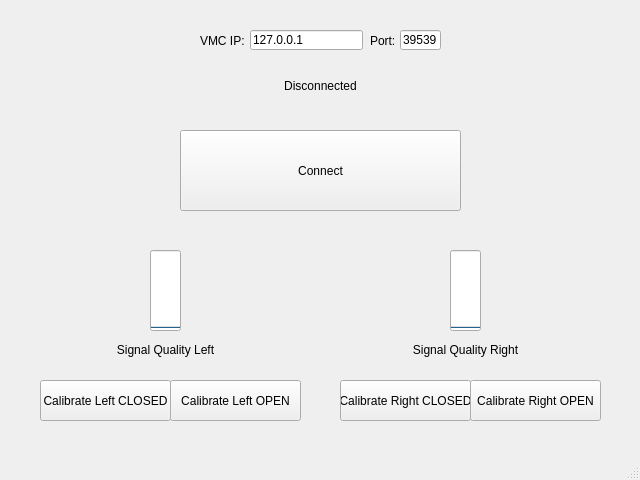
<?xml version="1.0" encoding="UTF-8"?>
<ui version="4.0">
 <class>MainWindow</class>
 <widget class="QMainWindow" name="MainWindow">
  <property name="geometry">
   <rect>
    <x>0</x>
    <y>0</y>
    <width>640</width>
    <height>480</height>
   </rect>
  </property>
  <property name="windowTitle">
   <string>MainWindow</string>
  </property>
  <widget class="QWidget" name="centralwidget">
   <widget class="QPushButton" name="connectButton">
    <property name="geometry">
     <rect>
      <x>180</x>
      <y>130</y>
      <width>281</width>
      <height>81</height>
     </rect>
    </property>
    <property name="text">
     <string>Connect</string>
    </property>
   </widget>
   <widget class="QLabel" name="statusLabel">
    <property name="geometry">
     <rect>
      <x>180</x>
      <y>60</y>
      <width>281</width>
      <height>51</height>
     </rect>
    </property>
    <property name="text">
     <string>Disconnected</string>
    </property>
    <property name="alignment">
     <set>Qt::AlignCenter</set>
    </property>
   </widget>
   <widget class="QPushButton" name="calibrateClosedButtonR">
    <property name="geometry">
     <rect>
      <x>340</x>
      <y>380</y>
      <width>131</width>
      <height>41</height>
     </rect>
    </property>
    <property name="text">
     <string>Calibrate Right CLOSED</string>
    </property>
   </widget>
   <widget class="QPushButton" name="calibrateOpenButtonR">
    <property name="geometry">
     <rect>
      <x>470</x>
      <y>380</y>
      <width>131</width>
      <height>41</height>
     </rect>
    </property>
    <property name="text">
     <string>Calibrate Right OPEN</string>
    </property>
   </widget>
   <widget class="QProgressBar" name="signalBarRight">
    <property name="geometry">
     <rect>
      <x>450</x>
      <y>250</y>
      <width>31</width>
      <height>81</height>
     </rect>
    </property>
    <property name="value">
     <number>0</number>
    </property>
    <property name="alignment">
     <set>Qt::AlignCenter</set>
    </property>
    <property name="textVisible">
     <bool>false</bool>
    </property>
    <property name="orientation">
     <enum>Qt::Vertical</enum>
    </property>
    <property name="invertedAppearance">
     <bool>false</bool>
    </property>
    <property name="textDirection">
     <enum>QProgressBar::BottomToTop</enum>
    </property>
    <property name="format">
     <string/>
    </property>
   </widget>
   <widget class="QLabel" name="label">
    <property name="geometry">
     <rect>
      <x>410</x>
      <y>340</y>
      <width>111</width>
      <height>20</height>
     </rect>
    </property>
    <property name="text">
     <string>Signal Quality Right</string>
    </property>
    <property name="alignment">
     <set>Qt::AlignCenter</set>
    </property>
   </widget>
   <widget class="QLabel" name="label_2">
    <property name="geometry">
     <rect>
      <x>370</x>
      <y>30</y>
      <width>47</width>
      <height>21</height>
     </rect>
    </property>
    <property name="text">
     <string>Port:</string>
    </property>
   </widget>
   <widget class="QLabel" name="label_3">
    <property name="geometry">
     <rect>
      <x>200</x>
      <y>30</y>
      <width>47</width>
      <height>21</height>
     </rect>
    </property>
    <property name="text">
     <string>VMC IP:</string>
    </property>
   </widget>
   <widget class="QLineEdit" name="vmcIpEdit">
    <property name="geometry">
     <rect>
      <x>250</x>
      <y>30</y>
      <width>113</width>
      <height>20</height>
     </rect>
    </property>
    <property name="text">
     <string>127.0.0.1</string>
    </property>
    <property name="maxLength">
     <number>255</number>
    </property>
   </widget>
   <widget class="QLineEdit" name="vmcPortEdit">
    <property name="geometry">
     <rect>
      <x>400</x>
      <y>30</y>
      <width>41</width>
      <height>20</height>
     </rect>
    </property>
    <property name="text">
     <string>39539</string>
    </property>
    <property name="maxLength">
     <number>255</number>
    </property>
   </widget>
   <widget class="QPushButton" name="calibrateOpenButtonL">
    <property name="geometry">
     <rect>
      <x>170</x>
      <y>380</y>
      <width>131</width>
      <height>41</height>
     </rect>
    </property>
    <property name="text">
     <string>Calibrate Left OPEN</string>
    </property>
   </widget>
   <widget class="QPushButton" name="calibrateClosedButtonL">
    <property name="geometry">
     <rect>
      <x>40</x>
      <y>380</y>
      <width>131</width>
      <height>41</height>
     </rect>
    </property>
    <property name="text">
     <string>Calibrate Left CLOSED</string>
    </property>
   </widget>
   <widget class="QProgressBar" name="signalBarLeft">
    <property name="geometry">
     <rect>
      <x>150</x>
      <y>250</y>
      <width>31</width>
      <height>81</height>
     </rect>
    </property>
    <property name="value">
     <number>0</number>
    </property>
    <property name="alignment">
     <set>Qt::AlignCenter</set>
    </property>
    <property name="textVisible">
     <bool>false</bool>
    </property>
    <property name="orientation">
     <enum>Qt::Vertical</enum>
    </property>
    <property name="invertedAppearance">
     <bool>false</bool>
    </property>
    <property name="textDirection">
     <enum>QProgressBar::BottomToTop</enum>
    </property>
    <property name="format">
     <string/>
    </property>
   </widget>
   <widget class="QLabel" name="label_4">
    <property name="geometry">
     <rect>
      <x>110</x>
      <y>340</y>
      <width>111</width>
      <height>20</height>
     </rect>
    </property>
    <property name="text">
     <string>Signal Quality Left</string>
    </property>
    <property name="alignment">
     <set>Qt::AlignCenter</set>
    </property>
   </widget>
  </widget>
  <widget class="QMenuBar" name="menubar">
   <property name="geometry">
    <rect>
     <x>0</x>
     <y>0</y>
     <width>640</width>
     <height>22</height>
    </rect>
   </property>
  </widget>
  <widget class="QStatusBar" name="statusbar"/>
 </widget>
 <resources/>
 <connections/>
</ui>
